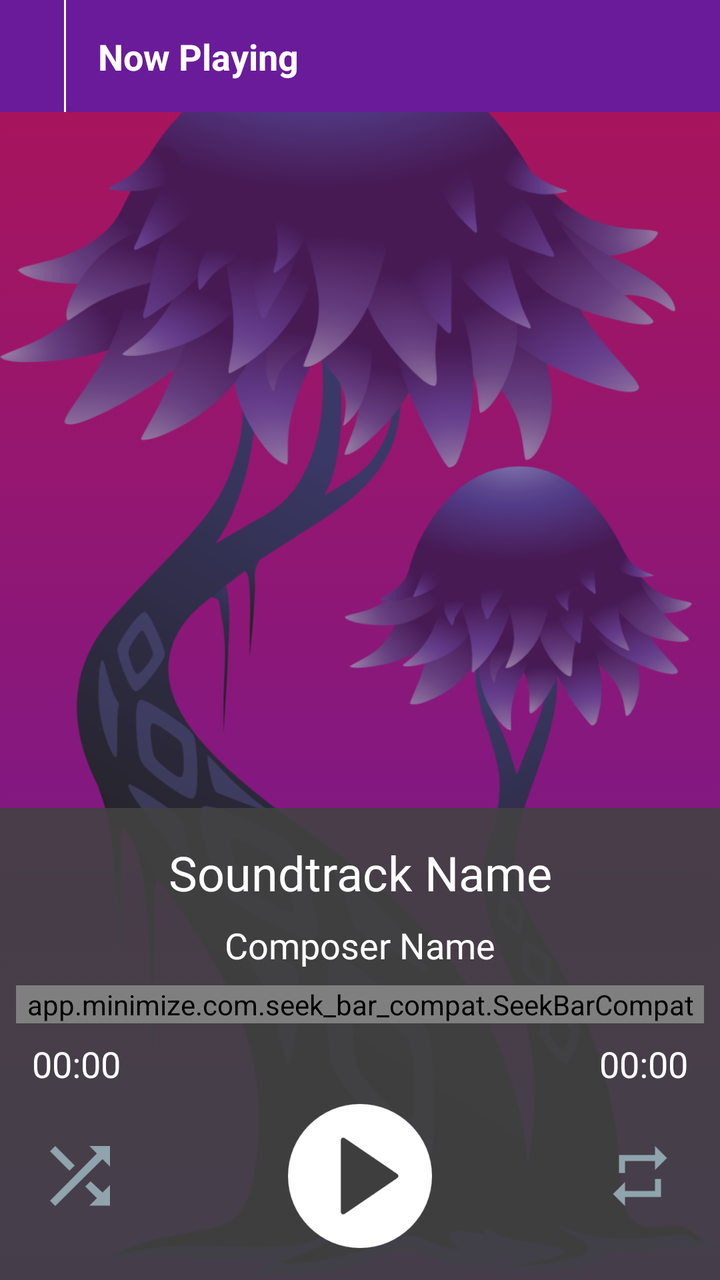
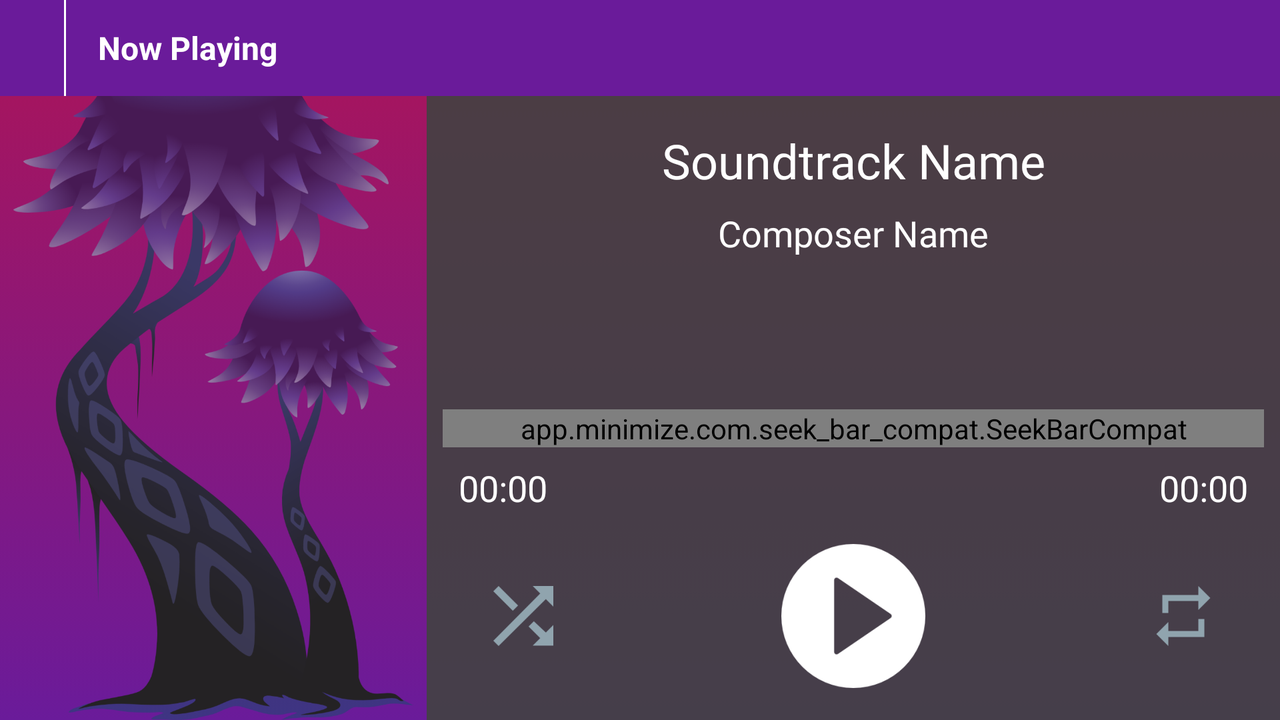

Two renders of one Android screen. The first uses the default layout on a phone; the second uses the alternative layout the repository ships for a different screen configuration, on a matching device. The two XML files are below.
<!-- AndroidManifest.xml: application theme AppTheme -->
<!-- res/layout/activity_playing.xml -->
<?xml version="1.0" encoding="utf-8"?>
<RelativeLayout xmlns:android="http://schemas.android.com/apk/res/android"
    xmlns:app="http://schemas.android.com/apk/res-auto"
    xmlns:tools="http://schemas.android.com/tools"
    android:layout_width="match_parent"
    android:layout_height="match_parent"
    android:background="@drawable/background_color"
    tools:context="com.example.android.visualnovelostplayer.NowPlayingActivity">

    <ImageView
        android:layout_width="match_parent"
        android:layout_height="match_parent"
        android:paddingTop="@dimen/small_space"
        android:src="@drawable/background_image" />

    <LinearLayout
        android:layout_width="match_parent"
        android:layout_height="?android:attr/actionBarSize"
        android:background="@color/colorPrimary"
        android:orientation="horizontal">

        <ImageButton
            android:id="@+id/now_playing_back"
            style="@style/ButtonStyle"
            android:layout_width="wrap_content"
            android:layout_height="wrap_content"
            android:layout_gravity="center_vertical"
            android:padding="@dimen/small_space"
            android:src="@drawable/back" />

        <View
            android:layout_width="1dp"
            android:layout_height="match_parent"
            android:background="@color/white" />

        <TextView
            android:layout_width="wrap_content"
            android:layout_height="wrap_content"
            android:layout_gravity="center_vertical"
            android:padding="@dimen/small_space"
            android:text="@string/now_playing"
            android:textAppearance="?android:attr/textAppearanceMedium"
            android:textColor="@color/white"
            android:textStyle="bold" />

    </LinearLayout>

    <LinearLayout
        android:layout_width="match_parent"
        android:layout_height="wrap_content"
        android:layout_alignParentBottom="true"
        android:background="@color/grey"
        android:orientation="vertical"
        android:padding="@dimen/tiny_space">

        <TextView
            style="@style/TextStyle"
            android:layout_width="match_parent"
            android:layout_height="wrap_content"
            android:gravity="center_horizontal"
            android:paddingEnd="@dimen/tiny_space"
            android:paddingStart="@dimen/tiny_space"
            android:paddingTop="@dimen/tiny_space"
            android:text="Soundtrack Name"
            android:textSize="@dimen/large_text" />

        <TextView
            style="@style/TextStyle"
            android:layout_width="match_parent"
            android:layout_height="wrap_content"
            android:gravity="center_horizontal"
            android:padding="@dimen/tiny_space"
            android:text="Composer Name" />

        <app.minimize.com.seek_bar_compat.SeekBarCompat
            android:id="@+id/materialSeekBar"
            android:layout_width="match_parent"
            android:layout_height="wrap_content"
            android:maxHeight="300sp"
            app:progressBackgroundColor="@color/white"
            app:progressColor="@color/colorAccent"
            app:thumbAlpha="1.0"
            app:thumbColor="@color/colorAccent" />

        <RelativeLayout
            android:layout_width="match_parent"
            android:layout_height="wrap_content"
            android:orientation="horizontal"
            android:padding="@dimen/tiny_space">

            <TextView
                style="@style/TextStyle"
                android:layout_width="wrap_content"
                android:layout_height="wrap_content"
                android:layout_alignParentLeft="true"
                android:text="00:00" />

            <TextView
                style="@style/TextStyle"
                android:layout_width="wrap_content"
                android:layout_height="wrap_content"
                android:layout_alignParentRight="true"
                android:gravity="center_horizontal"
                android:text="00:00" />

        </RelativeLayout>

        <LinearLayout
            android:layout_width="match_parent"
            android:layout_height="wrap_content"
            android:orientation="horizontal"
            android:paddingBottom="@dimen/tiny_space">

            <ImageButton
                android:id="@+id/shuffle_button"
                style="@style/ButtonStyle"
                android:layout_width="0dp"
                android:layout_height="wrap_content"
                android:layout_weight="1"
                android:src="@drawable/shuffle_off" />

            <ImageButton
                style="@style/ButtonStyle"
                android:layout_width="0dp"
                android:layout_height="wrap_content"
                android:layout_weight="1"
                android:src="@drawable/previous" />

            <ImageButton
                android:id="@+id/play_button"
                style="@style/ButtonStyle"
                android:layout_width="wrap_content"
                android:layout_height="wrap_content"
                android:paddingEnd="@dimen/tiny_space"
                android:paddingStart="@dimen/tiny_space"
                android:src="@drawable/play" />

            <ImageButton
                style="@style/ButtonStyle"
                android:layout_width="0dp"
                android:layout_height="wrap_content"
                android:layout_weight="1"
                android:src="@drawable/next" />

            <ImageButton
                android:id="@+id/repeat_button"
                style="@style/ButtonStyle"
                android:layout_width="0dp"
                android:layout_height="wrap_content"
                android:layout_weight="1"
                android:src="@drawable/repeat_off" />

        </LinearLayout>

    </LinearLayout>

</RelativeLayout>
<!-- resources referenced by this layout -->
<resources>
  <color name="colorAccent">#AD1457</color>
  <color name="colorPrimary">#6A1B9A</color>
  <color name="grey">#E6424242</color>
  <color name="white">#FFFFFF</color>
  <dimen name="large_text">24sp</dimen>
  <dimen name="small_space">16dp</dimen>
  <dimen name="tiny_space">8dp</dimen>
  <!-- drawable background_color (drawable) -->
  <?xml version="1.0" encoding="utf-8"?>
  <selector xmlns:android="http://schemas.android.com/apk/res/android">
      <item>
          <shape>
              <gradient
                  android:angle="90"
                  android:startColor="#FF6A1B9A"
                  android:endColor="#FFAD1457"
                  android:type="linear" />
          </shape>
      </item>
  </selector>
  <!-- drawable background_image: png bitmap (drawable-hdpi, 153718 bytes) -->
  <!-- drawable play: png bitmap (drawable-hdpi, 3118 bytes) -->
  <!-- drawable repeat_off: png bitmap (drawable-hdpi, 852 bytes) -->
  <!-- drawable shuffle_off: png bitmap (drawable-hdpi, 1942 bytes) -->
  <string name="now_playing">Now Playing</string>
  <style name="ButtonStyle">
          <item name="android:layout_gravity">center_vertical</item>
          <item name="android:background">?attr/selectableItemBackgroundBorderless</item>
          <item name="android:theme">@style/Base.ThemeOverlay.AppCompat.Dark</item>
      </style>
  <style name="TextStyle">
          <item name="android:fontFamily">@font/teen</item>
          <item name="android:textColor">@color/white</item>
          <item name="android:textSize">@dimen/medium_text</item>
      </style>
  <style name="AppTheme" parent="Theme.AppCompat.NoActionBar">
          
          <item name="colorPrimary">@color/colorPrimary</item>
          <item name="colorPrimaryDark">@color/colorPrimaryDark</item>
          <item name="colorAccent">@color/colorAccent</item>
      </style>
  <dimen name="medium_text">18sp</dimen>
  <color name="colorPrimaryDark">#4A148C</color>
</resources>
<!-- res/layout-land/activity_playing.xml (the repository's variant of the layout above) -->
<!-- drawn on the phone turned sideways -->
<?xml version="1.0" encoding="utf-8"?>
<RelativeLayout xmlns:android="http://schemas.android.com/apk/res/android"
    xmlns:app="http://schemas.android.com/apk/res-auto"
    xmlns:tools="http://schemas.android.com/tools"
    android:layout_width="match_parent"
    android:layout_height="match_parent"
    android:background="@drawable/background_color"
    android:orientation="vertical"
    tools:context="com.example.android.visualnovelostplayer.NowPlayingActivity">

    <LinearLayout
        android:layout_width="match_parent"
        android:layout_height="match_parent"
        android:orientation="horizontal">

        <ImageView
            android:layout_width="0dp"
            android:layout_height="match_parent"
            android:layout_weight="1"
            android:paddingTop="@dimen/small_space"
            android:src="@drawable/background_image" />

        <LinearLayout
            android:layout_width="0dp"
            android:layout_height="match_parent"
            android:layout_marginTop="@dimen/tiny_space"
            android:layout_weight="2"
            android:background="@color/grey"
            android:orientation="vertical"
            android:paddingEnd="@dimen/tiny_space"
            android:paddingStart="@dimen/tiny_space"
            android:paddingTop="?android:attr/actionBarSize">

            <TextView
                style="@style/TextStyle"
                android:layout_width="match_parent"
                android:layout_height="wrap_content"
                android:gravity="center_horizontal"
                android:paddingEnd="@dimen/tiny_space"
                android:paddingStart="@dimen/tiny_space"
                android:paddingTop="@dimen/tiny_space"
                android:text="Soundtrack Name"
                android:textSize="@dimen/large_text" />

            <TextView
                style="@style/TextStyle"
                android:layout_width="match_parent"
                android:layout_height="wrap_content"
                android:gravity="center_horizontal"
                android:padding="@dimen/tiny_space"
                android:text="Composer Name" />

            <View
                android:layout_width="match_parent"
                android:layout_height="0dp"
                android:layout_weight="1" />

            <app.minimize.com.seek_bar_compat.SeekBarCompat
                android:id="@+id/materialSeekBar"
                android:layout_width="match_parent"
                android:layout_height="wrap_content"
                android:maxHeight="300sp"
                app:progressBackgroundColor="@color/white"
                app:progressColor="@color/colorAccent"
                app:thumbAlpha="1.0"
                app:thumbColor="@color/colorAccent" />

            <RelativeLayout
                android:layout_width="match_parent"
                android:layout_height="wrap_content"
                android:layout_marginBottom="@dimen/tiny_space"
                android:orientation="horizontal"
                android:padding="@dimen/tiny_space">

                <TextView
                    style="@style/TextStyle"
                    android:layout_width="wrap_content"
                    android:layout_height="wrap_content"
                    android:layout_alignParentLeft="true"
                    android:text="00:00" />

                <TextView
                    style="@style/TextStyle"
                    android:layout_width="wrap_content"
                    android:layout_height="wrap_content"
                    android:layout_alignParentRight="true"
                    android:gravity="center_horizontal"
                    android:text="00:00" />

            </RelativeLayout>

            <LinearLayout
                android:layout_width="match_parent"
                android:layout_height="wrap_content"
                android:orientation="horizontal"
                android:paddingBottom="@dimen/small_space">

                <ImageButton
                    android:id="@+id/shuffle_button"
                    style="@style/ButtonStyle"
                    android:layout_width="0dp"
                    android:layout_height="wrap_content"
                    android:layout_weight="1"
                    android:src="@drawable/shuffle_off" />

                <ImageButton
                    style="@style/ButtonStyle"
                    android:layout_width="0dp"
                    android:layout_height="wrap_content"
                    android:layout_weight="1"
                    android:src="@drawable/previous" />

                <ImageButton
                    android:id="@+id/play_button"
                    style="@style/ButtonStyle"
                    android:layout_width="wrap_content"
                    android:layout_height="wrap_content"
                    android:paddingEnd="@dimen/tiny_space"
                    android:paddingStart="@dimen/tiny_space"
                    android:src="@drawable/play" />

                <ImageButton
                    style="@style/ButtonStyle"
                    android:layout_width="0dp"
                    android:layout_height="wrap_content"
                    android:layout_weight="1"
                    android:src="@drawable/next" />

                <ImageButton
                    android:id="@+id/repeat_button"
                    style="@style/ButtonStyle"
                    android:layout_width="0dp"
                    android:layout_height="wrap_content"
                    android:layout_weight="1"
                    android:src="@drawable/repeat_off" />

            </LinearLayout>

        </LinearLayout>

    </LinearLayout>

    <LinearLayout
        android:layout_width="match_parent"
        android:layout_height="?android:attr/actionBarSize"
        android:background="@color/colorPrimary"
        android:orientation="horizontal">

        <ImageButton
            android:id="@+id/now_playing_back"
            style="@style/ButtonStyle"
            android:layout_width="wrap_content"
            android:layout_height="wrap_content"
            android:layout_gravity="center_vertical"
            android:padding="@dimen/small_space"
            android:src="@drawable/back" />

        <View
            android:layout_width="1dp"
            android:layout_height="match_parent"
            android:background="@color/white" />

        <TextView
            android:layout_width="wrap_content"
            android:layout_height="wrap_content"
            android:layout_gravity="center_vertical"
            android:paddingBottom="@dimen/tiny_space"
            android:paddingEnd="@dimen/small_space"
            android:paddingStart="@dimen/small_space"
            android:paddingTop="@dimen/tiny_space"
            android:text="@string/now_playing"
            android:textAppearance="?android:attr/textAppearanceMedium"
            android:textColor="@color/white"
            android:textSize="@dimen/small_text"
            android:textStyle="bold" />

    </LinearLayout>

</RelativeLayout>
<!-- resources referenced by the variant -->
<!-- as the phone turned sideways resolves them -->
<resources>
  <color name="colorAccent">#AD1457</color>
  <color name="colorPrimary">#6A1B9A</color>
  <color name="grey">#E6424242</color>
  <color name="white">#FFFFFF</color>
  <dimen name="large_text">24sp</dimen>
  <dimen name="small_space">16dp</dimen>
  <dimen name="small_text">16sp</dimen>
  <dimen name="tiny_space">8dp</dimen>
  <!-- drawable background_color (drawable) -->
  <?xml version="1.0" encoding="utf-8"?>
  <selector xmlns:android="http://schemas.android.com/apk/res/android">
      <item>
          <shape>
              <gradient
                  android:angle="90"
                  android:startColor="#FF6A1B9A"
                  android:endColor="#FFAD1457"
                  android:type="linear" />
          </shape>
      </item>
  </selector>
  <!-- drawable background_image: png bitmap (drawable-hdpi, 153718 bytes) -->
  <!-- drawable play: png bitmap (drawable-hdpi, 3118 bytes) -->
  <!-- drawable repeat_off: png bitmap (drawable-hdpi, 852 bytes) -->
  <!-- drawable shuffle_off: png bitmap (drawable-hdpi, 1942 bytes) -->
  <string name="now_playing">Now Playing</string>
  <style name="ButtonStyle">
          <item name="android:layout_gravity">center_vertical</item>
          <item name="android:background">?attr/selectableItemBackgroundBorderless</item>
          <item name="android:theme">@style/Base.ThemeOverlay.AppCompat.Dark</item>
      </style>
  <style name="TextStyle">
          <item name="android:fontFamily">@font/teen</item>
          <item name="android:textColor">@color/white</item>
          <item name="android:textSize">@dimen/medium_text</item>
      </style>
  <style name="AppTheme" parent="Theme.AppCompat.NoActionBar">
          
          <item name="colorPrimary">@color/colorPrimary</item>
          <item name="colorPrimaryDark">@color/colorPrimaryDark</item>
          <item name="colorAccent">@color/colorAccent</item>
      </style>
  <dimen name="medium_text">18sp</dimen>
  <color name="colorPrimaryDark">#4A148C</color>
</resources>
